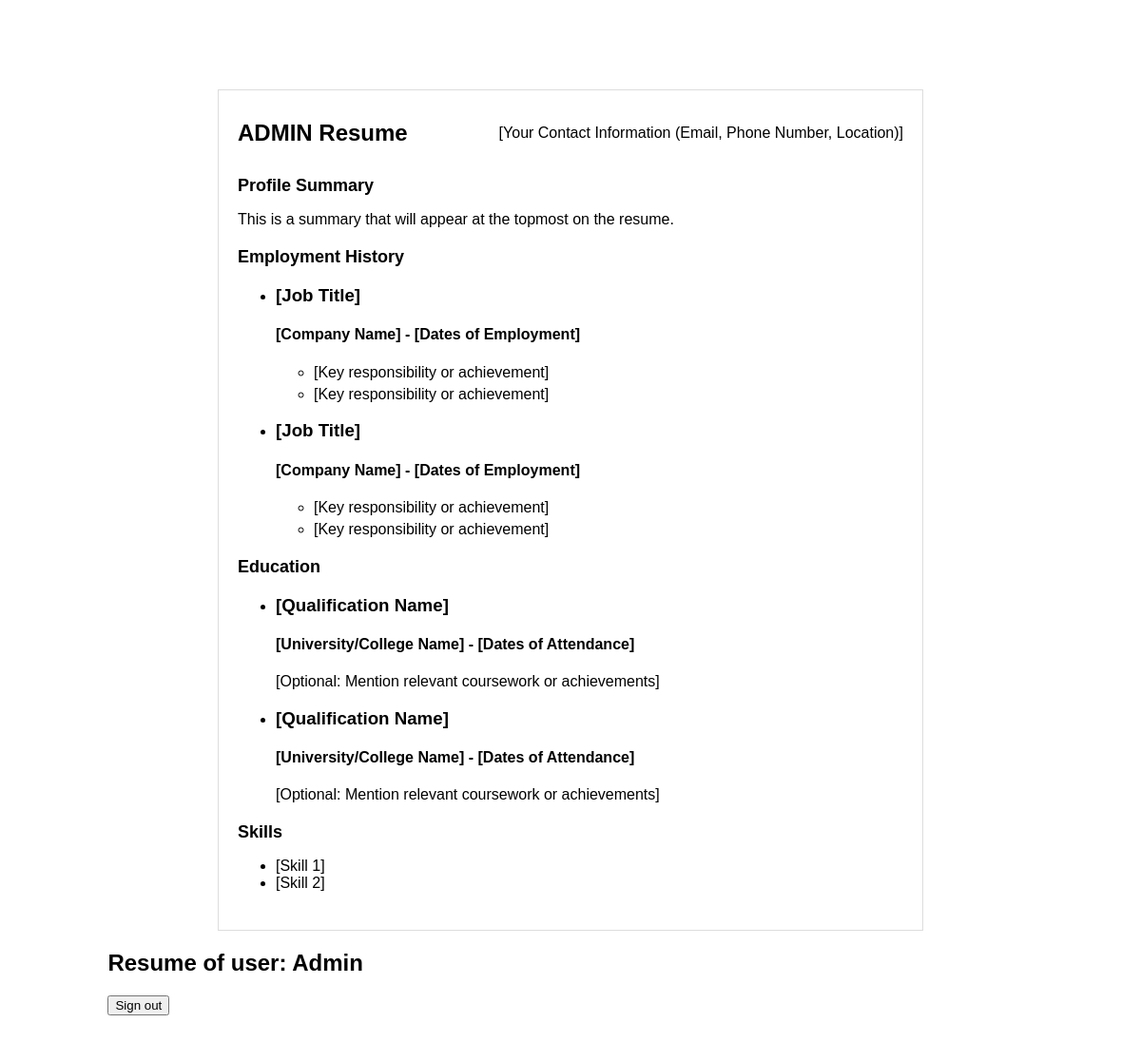
The app's page /resumes/616a98c9-839b-4fe7-9fae-1a37a70de9a8 (signed in), older data.
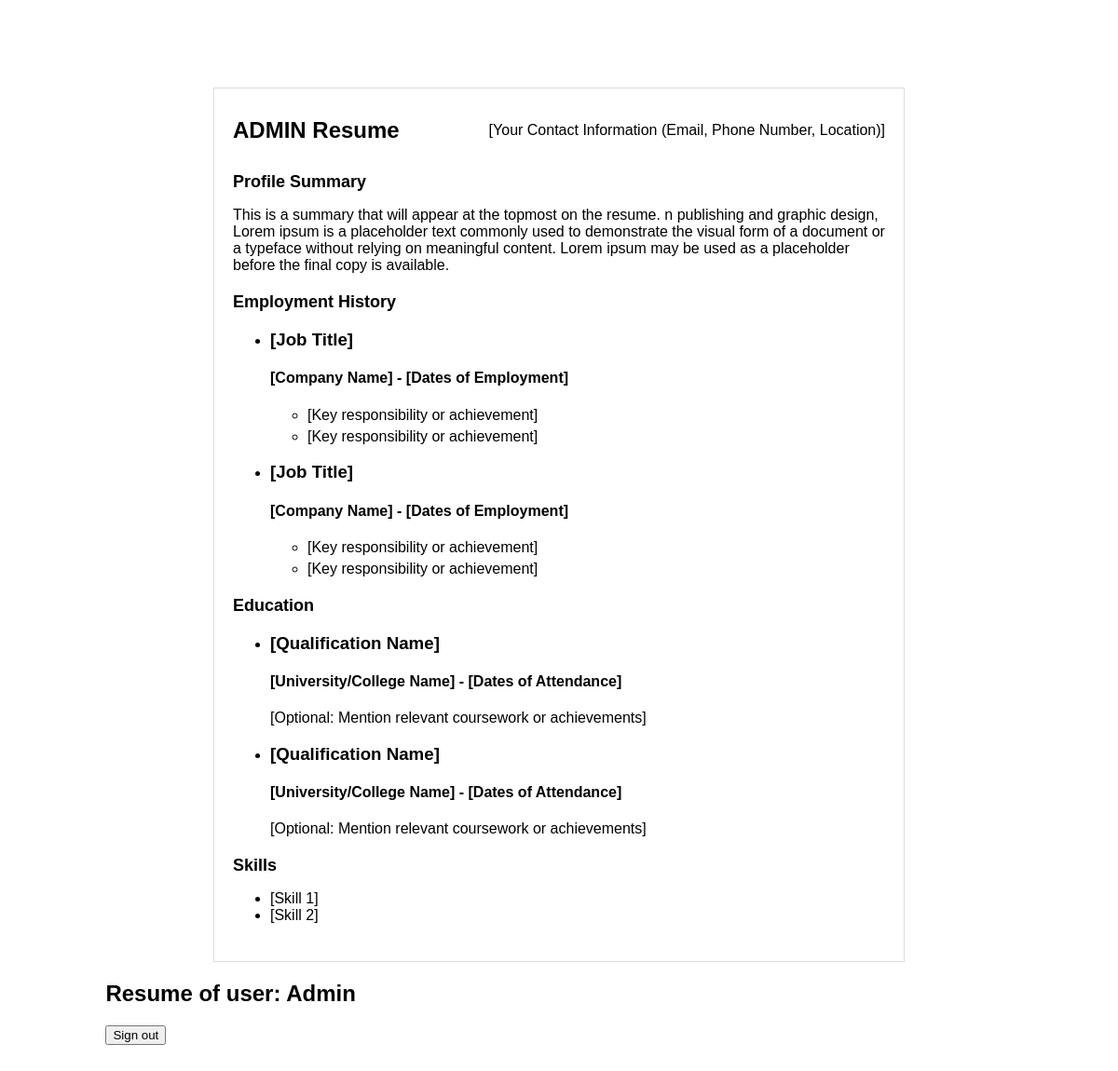
The same page, newer data.
### resumes/models.py (models this page shows, shortened)
class Resume(models.Model):
    unique_id = models.UUIDField(default=uuid.uuid4, editable=False, unique=True)
    name = models.CharField(verbose_name='name', max_length=100, blank=True)
    candidate = models.ForeignKey(User, verbose_name='Candidate', on_delete=models.SET_NULL, blank=True, null=True)
    slug = models.SlugField(verbose_name='slug', null=True, blank=True)
    description = models.TextField(verbose_name='Description', null=True, blank=True)
    summary = models.TextField(verbose_name='Summary', null=True, blank=True)
    education = models.PositiveSmallIntegerField('Educational qualifications (recent N, 0 for none)', default=0)
    include_address = models.BooleanField(verbose_name='Include Address', default=True)
    include_contact_number = models.BooleanField(verbose_name='Include Contact Number', default=True)
    include_email_id = models.BooleanField(verbose_name='Include Email ID', default=True)
    target_company = models.ManyToManyField(Company, verbose_name='Target Companies')

### resumes/views.py (the view)
# urls.py: path('<slug>', views.resume, name='resume'),
@login_required(login_url = 'accounts:login')
def resume(request, slug):
    resume = Resume.objects.get(slug=slug)
    print(resume.candidate)
    context = {
        'resume': resume
    }
    return render(request, 'resumes/resume.html', context)

### frontend/templates/resumes/resume.html (shortened to what this page needs)
<!DOCTYPE html>
<html lang="en">
<head>
</head>
<body>
      <div class="container">
        <header class="header">
          <h1>{{ resume.candidate | upper }} Resume</h1>
          <div class="contact-info">
            <p>[Your Contact Information (Email, Phone Number, Location)]</p>
          </div>
        </header>
        <section class="section">
          <h2>Profile Summary</h2>
          <p>{{resume.summary}}</p>
        </section>
        <section class="section experience">
          <h2>Employment History</h2>
          <ul>
            <li>
              <h3>[Job Title]</h3>
              <h4>[Company Name] - [Dates of Employment]</h4>
              <ul>
                <li>[Key responsibility or achievement]</li>
                <li>[Key responsibility or achievement]</li>
              </ul>
            </li>
            <li>
              <h3>[Job Title]</h3>
              <h4>[Company Name] - [Dates of Employment]</h4>
              <ul>
                <li>[Key responsibility or achievement]</li>
                <li>[Key responsibility or achievement]</li>
              </ul>
            </li>
          </ul>
        </section>
        <section class="section education">
          <h2>Education</h2>
          <ul>
            <li>
              <h3>[Qualification Name]</h3>
              <h4>[University/College Name] - [Dates of Attendance]</h4>
              <p>[Optional: Mention relevant coursework or achievements]</p>
            </li>
            <li>
              <h3>[Qualification Name]</h3>
              <h4>[University/College Name] - [Dates of Attendance]</h4>
              <p>[Optional: Mention relevant coursework or achievements]</p>
            </li>
          </ul>
        </section>
        <section class="section skills">
          <h2>Skills</h2>
          <ul>
            <li>[Skill 1]</li>
            <li>[Skill 2]</li>
          </ul>
        </section>
      </div>
  <h2>Resume of user: {{user}}</h2>
  <form action="{% url 'accounts:logout' %}" method="post">
    <button class="dropdown-item" type="submit">Sign out</button>
  </form>
</body>
</html>

### frontend/templates/resumes/resume.html (style rules this page uses)
body { font-family: Arial, sans-serif; margin: 0; margin: 2.5cm 3cm 2cm 3cm; }
.container { width: 700px; margin: 0 auto; padding: 20px; border: 1px solid #ddd; }
.header { display: flex; justify-content: space-between; align-items: center; margin-bottom: 20px; }
.header h1 { font-size: 24px; margin: 0; }
.contact-info { text-align: right; }
.section { margin-bottom: 20px; }
.section h2 { font-size: 18px; margin-bottom: 5px; }
.experience, .education { margin-top: 0; }
.experience li, .education li { margin-bottom: 5px; }

Row changes from the older to the newer data that the page shows:
changed Resume "ADMIN": summary "This is a summary that will appear at the topmost on the resume." → "…topmost on the resume. n publishing and graphic design, Lorem ipsum is a placeholder text commonly used to demonstrate the visual form of a document or a typeface without relying on meaningful content. Lorem ipsum may be used as a placeholder before the final copy is available."
